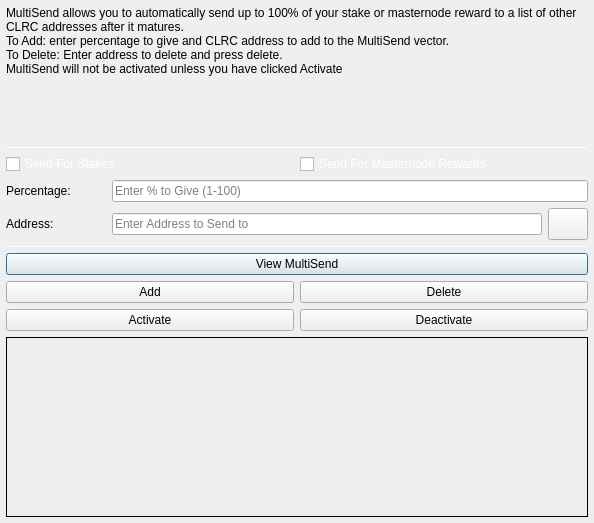
<?xml version="1.0" encoding="UTF-8"?>
<ui version="4.0">
 <class>MultiSendDialog</class>
 <widget class="QDialog" name="MultiSendDialog">
  <property name="windowModality">
   <enum>Qt::NonModal</enum>
  </property>
  <property name="geometry">
   <rect>
    <x>0</x>
    <y>0</y>
    <width>594</width>
    <height>523</height>
   </rect>
  </property>
  <property name="windowTitle">
   <string>MultiSend</string>
  </property>
  <layout class="QVBoxLayout" name="verticalLayout" stretch="0">
   <property name="leftMargin">
    <number>6</number>
   </property>
   <property name="topMargin">
    <number>6</number>
   </property>
   <property name="rightMargin">
    <number>6</number>
   </property>
   <property name="bottomMargin">
    <number>6</number>
   </property>
   <item>
    <layout class="QVBoxLayout" name="verticalLayout_Main" stretch="1,1,1,1,1,1">
     <item>
      <widget class="QLabel" name="label_2">
       <property name="lineWidth">
        <number>1</number>
       </property>
       <property name="text">
        <string>MultiSend allows you to automatically send up to 100% of your stake or masternode reward to a list of other CLRC addresses after it matures.
To Add: enter percentage to give and CLRC address to add to the MultiSend vector.
To Delete: Enter address to delete and press delete.
MultiSend will not be activated unless you have clicked Activate</string>
       </property>
       <property name="alignment">
        <set>Qt::AlignLeading|Qt::AlignLeft|Qt::AlignTop</set>
       </property>
       <property name="wordWrap">
        <bool>true</bool>
       </property>
      </widget>
     </item>
     <item>
      <widget class="Line" name="line">
       <property name="minimumSize">
        <size>
         <width>0</width>
         <height>1</height>
        </size>
       </property>
       <property name="maximumSize">
        <size>
         <width>16777215</width>
         <height>1</height>
        </size>
       </property>
       <property name="orientation">
        <enum>Qt::Horizontal</enum>
       </property>
      </widget>
     </item>
     <item>
      <layout class="QVBoxLayout" name="verticalLayout_Settings">
       <item>
        <layout class="QHBoxLayout" name="horizontalLayout">
         <item>
          <widget class="QCheckBox" name="multiSendStakeCheckBox">
           <property name="styleSheet">
            <string notr="true">color:white;</string>
           </property>
           <property name="text">
            <string>Send For Stakes</string>
           </property>
          </widget>
         </item>
         <item>
          <widget class="QCheckBox" name="multiSendMasternodeCheckBox">
           <property name="styleSheet">
            <string notr="true">color:white;</string>
           </property>
           <property name="text">
            <string>Send For Masternode Rewards</string>
           </property>
          </widget>
         </item>
        </layout>
       </item>
       <item>
        <layout class="QHBoxLayout" name="horizontalLayout_6">
         <item>
          <widget class="QLabel" name="label">
           <property name="minimumSize">
            <size>
             <width>100</width>
             <height>0</height>
            </size>
           </property>
           <property name="toolTip">
            <string>Percentage of stake to send</string>
           </property>
           <property name="text">
            <string>Percentage:</string>
           </property>
          </widget>
         </item>
         <item>
          <widget class="QLineEdit" name="multiSendPercentEdit">
           <property name="toolTip">
            <string>Enter whole numbers 1 - 100</string>
           </property>
           <property name="placeholderText">
            <string>Enter % to Give (1-100)</string>
           </property>
          </widget>
         </item>
        </layout>
       </item>
       <item>
        <layout class="QHBoxLayout" name="horizontalLayout_7">
         <item>
          <widget class="QLabel" name="label_5">
           <property name="minimumSize">
            <size>
             <width>100</width>
             <height>0</height>
            </size>
           </property>
           <property name="toolTip">
            <string>Address to send portion of stake to</string>
           </property>
           <property name="text">
            <string>Address:</string>
           </property>
          </widget>
         </item>
         <item>
          <widget class="QLineEdit" name="multiSendAddressEdit">
           <property name="toolTip">
            <string/>
           </property>
           <property name="placeholderText">
            <string>Enter Address to Send to</string>
           </property>
          </widget>
         </item>
         <item>
          <widget class="QPushButton" name="addressBookButton">
           <property name="maximumSize">
            <size>
             <width>16777215</width>
             <height>32</height>
            </size>
           </property>
           <property name="toolTip">
            <string>Choose an address from the address book</string>
           </property>
           <property name="text">
            <string/>
           </property>
           <property name="icon">
            <iconset resource="../caluracoin.qrc">
             <normaloff>:/icons/address-book</normaloff>:/icons/address-book</iconset>
           </property>
           <property name="shortcut">
            <string>Alt+A</string>
           </property>
           <property name="autoDefault">
            <bool>false</bool>
           </property>
          </widget>
         </item>
        </layout>
       </item>
      </layout>
     </item>
     <item>
      <widget class="Line" name="line_2">
       <property name="minimumSize">
        <size>
         <width>0</width>
         <height>1</height>
        </size>
       </property>
       <property name="maximumSize">
        <size>
         <width>16777215</width>
         <height>1</height>
        </size>
       </property>
       <property name="orientation">
        <enum>Qt::Horizontal</enum>
       </property>
      </widget>
     </item>
     <item>
      <layout class="QVBoxLayout" name="verticalLayout_Buttons">
       <item>
        <layout class="QHBoxLayout" name="horizontalLayout_4">
         <item>
          <widget class="QPushButton" name="viewButton">
           <property name="toolTip">
            <string/>
           </property>
           <property name="statusTip">
            <string>View MultiSend Vector</string>
           </property>
           <property name="text">
            <string>View MultiSend</string>
           </property>
          </widget>
         </item>
        </layout>
       </item>
       <item>
        <layout class="QHBoxLayout" name="horizontalLayout_2">
         <item>
          <widget class="QPushButton" name="addButton">
           <property name="toolTip">
            <string/>
           </property>
           <property name="statusTip">
            <string>Add to MultiSend Vector</string>
           </property>
           <property name="text">
            <string>Add</string>
           </property>
          </widget>
         </item>
         <item>
          <widget class="QPushButton" name="deleteButton">
           <property name="toolTip">
            <string/>
           </property>
           <property name="statusTip">
            <string>Delete Address From MultiSend Vector</string>
           </property>
           <property name="text">
            <string>Delete</string>
           </property>
          </widget>
         </item>
        </layout>
       </item>
       <item>
        <layout class="QHBoxLayout" name="horizontalLayout_5">
         <item>
          <widget class="QPushButton" name="activateButton">
           <property name="statusTip">
            <string>Activate MultiSend</string>
           </property>
           <property name="text">
            <string>Activate</string>
           </property>
          </widget>
         </item>
         <item>
          <widget class="QPushButton" name="disableButton">
           <property name="statusTip">
            <string>Deactivate MultiSend</string>
           </property>
           <property name="text">
            <string>Deactivate</string>
           </property>
          </widget>
         </item>
        </layout>
       </item>
      </layout>
     </item>
     <item>
      <widget class="QLabel" name="message">
       <property name="minimumSize">
        <size>
         <width>0</width>
         <height>180</height>
        </size>
       </property>
       <property name="frameShape">
        <enum>QFrame::Panel</enum>
       </property>
       <property name="frameShadow">
        <enum>QFrame::Plain</enum>
       </property>
       <property name="lineWidth">
        <number>1</number>
       </property>
       <property name="midLineWidth">
        <number>1</number>
       </property>
       <property name="text">
        <string/>
       </property>
       <property name="alignment">
        <set>Qt::AlignLeading|Qt::AlignLeft|Qt::AlignTop</set>
       </property>
       <property name="wordWrap">
        <bool>true</bool>
       </property>
      </widget>
     </item>
    </layout>
   </item>
  </layout>
 </widget>
 <resources>
  <include location="../caluracoin.qrc"/>
 </resources>
 <connections/>
</ui>
